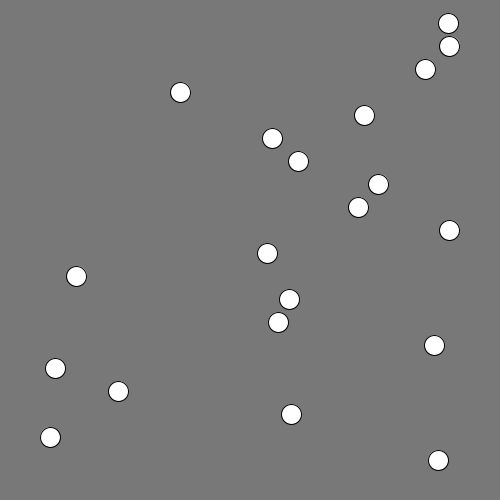
Frame 1 (no input)
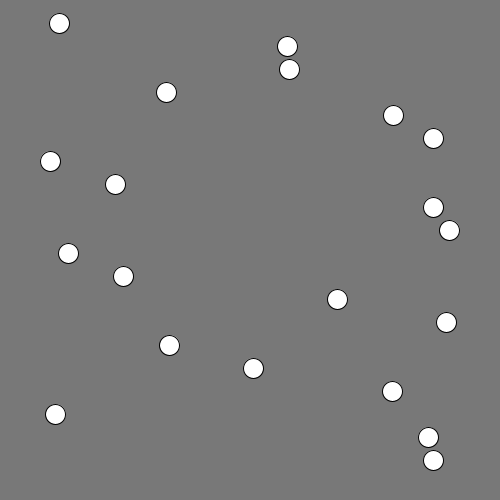
Frame 60 (the mouse pressed at the canvas centre just before this capture)
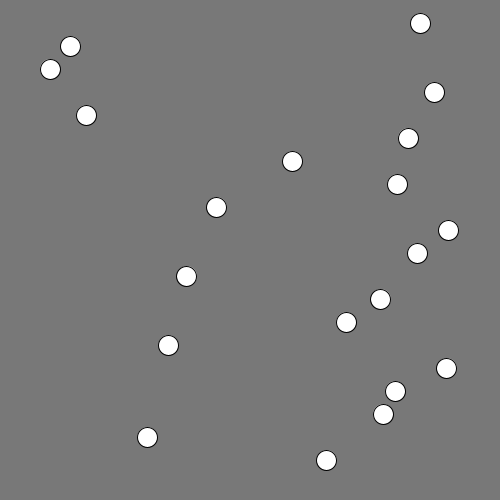
Frame 120 (the mouse held since frame 60 and released just before this capture)

The Processing sketch that drew these frames (run headless with seeded random() and noise(); from frame 60 on, the mouse is pressed at the canvas centre):

// Processing sketch: processing_152343
// ── processing_152343.pde

/*
 * Creative Coding
 * Week 3, 02 - array with sin()
 * by Indae Hwang and Jon McCormack
 * Copyright (c) 2014 Monash University
 *
 * This program demonstrates the use of arrays.
 * It creates three arrays that store the y-position, speed and phase of some oscillating circles.
 * You can change the number of circles by changing the value of num in setup()
 * You can change the background colour by holding the left mouse button and dragging.
 * 
 */

int num;    // the number of items in the array (# of circles)
float[] y;      // y-position of each circle (fixed)
float[] x;      // x-position of each circle (variable)
float[] speed;  // speed of each circle
float[] phase;  // phase of each circle
boolean[] stopped; // flag to note circle state


float red = 120;
float green = 120;
float blue = 120;

void setup() {
  size(500, 500);

  num = 20;

  // allocate space for each array
  y = new float[num];
  x = new float[num];
  stopped = new boolean[num];
  speed = new float[num];
  phase = new float[num]; 

  // calculate the gap in y based on the number of circles
  float gap = height / (num + 1);

  //setup an initial value for each item in the array
  for (int i=0; i<num; i++) {
    y[i] = gap * (i + 1);      // y is constant for each so can be calculated once
    speed[i] = random(5);
    phase[i] = random(TWO_PI);
  }
}


void draw() {
  background(red, green, blue);

  for (int i=0; i<num; i++) {
    // calculate the x-position of each ball based on the speed, phase and current frame
    x[i] = width/2 + sin(radians(frameCount*speed[i] ) + phase[i])* 200;
    ellipse(x[i], y[i], 20, 20);
  }
}


// change the background colour if the mouse is dragged
void mouseDragged() {
  red = map(mouseX, 0, width, 0, 255);
  green = map(mouseY, 0, height, 0, 255);
  blue = map(mouseX+mouseY, 0, width+height, 255, 0);
}

// stops or starts a circle once clicked.
void mouseClicked()
{
  for(int i=0; i<num; i++)
  {
    if(dist(mouseX,mouseY,x[i],y[i]) < num)
    {
      if (stopped[i])
      {
        speed[i] = random(5);
        phase[i] = random(TWO_PI);
        stopped[i] = false;
      }
      else
      {
        stopped[i] = true;
        speed[i] = 0;
      }
      break; //stops checking the other circles
    }
  }
}
